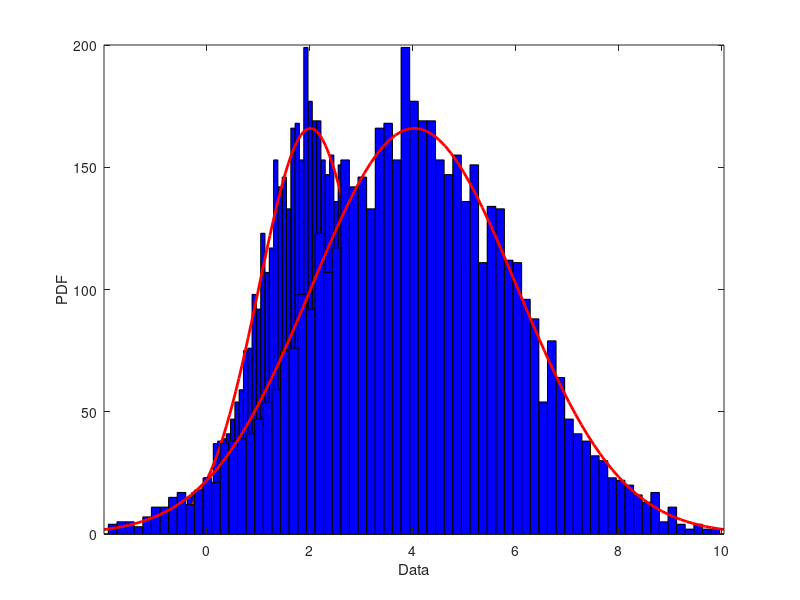

Write the MATLAB code that produced this figure. (Note: this script raises an error after producing the figure.)
%% Signal Scaling
L=5000; %number of samples assaigned
mu1=2;
sigma1 = 1; %standard deviation of smaples
X1 = normrnd(mu1,sigma1,[1,L]);
normalpd = fitdist(X1',"Normal")
plot(normalpd)
hold on

X2 = 2*X1;
normalpd = fitdist(X2',"Normal")
plot(normalpd)


legend({"X1: mu=2, sigma = 1  ","X1: mu=2, sigma = 1  ", ...
    "X2: =2X1", "X2: =2X1"},...
    'Location','northwest','NumColumns',2,FontSize=24)
xlabel("Sample [N]", FontSize=24)
ylabel("Value", FontSize=24)
axis padded
